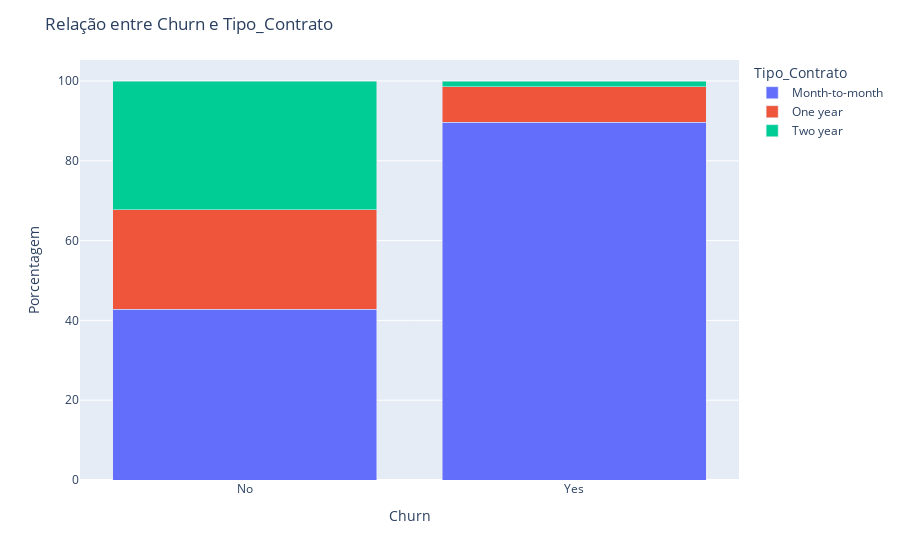

Write notebook code for a chart like this one.
### Code cell
##Qual relação entre tipo de contrato e churn

df_grouped = df.groupby(['Churn', 'Tipo_Contrato']).size().reset_index(name='count')
total_por_churn = df_grouped.groupby('Churn')['count'].transform('sum')
df_grouped['percent'] = (df_grouped['count'] / total_por_churn) * 100

fig = px.bar(df_grouped, x='Churn', y='percent', color='Tipo_Contrato', barmode='stack',
             labels={'Churn': 'Churn', 'percent': 'Porcentagem', 'Tipo_Contrato': 'Tipo Contrato'})

fig.update_layout(title='Relação entre Churn e Tipo_Contrato',
                  yaxis_title='Porcentagem',
                  legend_title='Tipo_Contrato')
fig.show()

### Figure 1 — Plotly figure (JSON) as saved in the notebook; plotly's stock layout.template omitted (floating-point values rounded to 4 significant figures)
{"data": [{"alignmentgroup": "True", "hovertemplate": "Tipo Contrato=Month-to-month<br>Churn=%{x}<br>Porcentagem=%{y}<extra></extra>", "legendgroup": "Month-to-month", "marker": {"color": "#636efa", "pattern": {"shape": ""}}, "name": "Month-to-month", "offsetgroup": "Month-to-month", "orientation": "v", "showlegend": true, "textposition": "auto", "type": "bar", "x": ["No", "Yes"], "xaxis": "x", "y": [42.86, 89.64], "yaxis": "y"}, {"alignmentgroup": "True", "hovertemplate": "Tipo Contrato=One year<br>Churn=%{x}<br>Porcentagem=%{y}<extra></extra>", "legendgroup": "One year", "marker": {"color": "#EF553B", "pattern": {"shape": ""}}, "name": "One year", "offsetgroup": "One year", "orientation": "v", "showlegend": true, "textposition": "auto", "type": "bar", "x": ["No", "Yes"], "xaxis": "x", "y": [24.93, 8.964], "yaxis": "y"}, {"alignmentgroup": "True", "hovertemplate": "Tipo Contrato=Two year<br>Churn=%{x}<br>Porcentagem=%{y}<extra></extra>", "legendgroup": "Two year", "marker": {"color": "#00cc96", "pattern": {"shape": ""}}, "name": "Two year", "offsetgroup": "Two year", "orientation": "v", "showlegend": true, "textposition": "auto", "type": "bar", "x": ["No", "Yes"], "xaxis": "x", "y": [32.21, 1.391], "yaxis": "y"}], "layout": {"barmode": "stack", "legend": {"title": {"text": "Tipo_Contrato"}, "tracegroupgap": 0}, "margin": {"t": 60}, "title": {"text": "Relação entre Churn e Tipo_Contrato"}, "xaxis": {"anchor": "y", "domain": [0, 1], "title": {"text": "Churn"}}, "yaxis": {"anchor": "x", "domain": [0, 1], "title": {"text": "Porcentagem"}}}}
